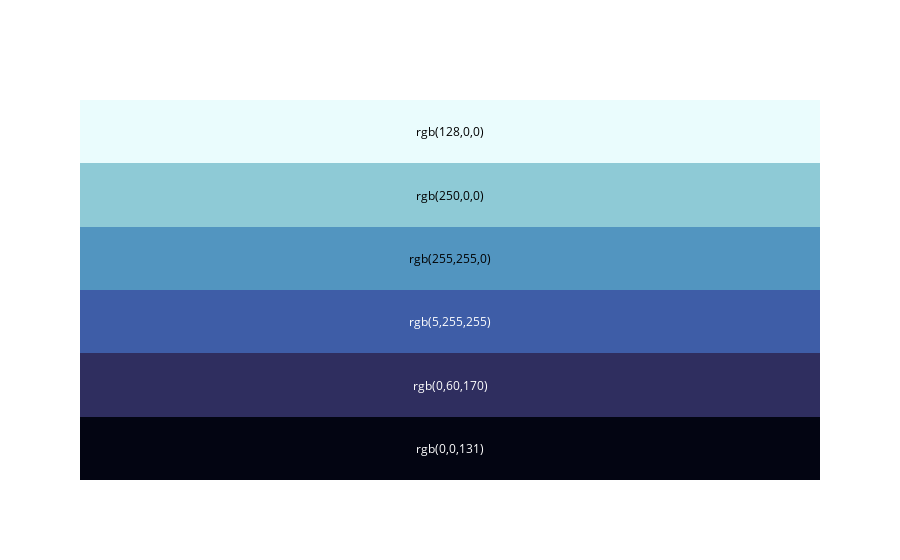

The cell this chart's notebook holds for it:
### Code cell
import plotly.express as px
import plotly.figure_factory as ff

# Criando um gráfico para visualizar a paleta de cores "Jet"
fig = ff.create_annotated_heatmap(
    z=[[i] for i in range(len(px.colors.sequential.Jet))],
    annotation_text=[[color] for color in px.colors.sequential.Jet],
    colorscale="ice",
    showscale=False
)

fig.show()

### Figure 1 — Plotly figure (JSON) as saved in the notebook; plotly's stock layout.template omitted (floating-point values rounded to 4 significant figures)
{"data": [{"colorscale": [[0, "rgb(3, 5, 18)"], [0.09091, "rgb(25, 25, 51)"], [0.1818, "rgb(44, 42, 87)"], [0.2727, "rgb(58, 60, 125)"], [0.3636, "rgb(62, 83, 160)"], [0.4545, "rgb(62, 109, 178)"], [0.5455, "rgb(72, 134, 187)"], [0.6364, "rgb(89, 159, 196)"], [0.7273, "rgb(114, 184, 205)"], [0.8182, "rgb(149, 207, 216)"], [0.9091, "rgb(192, 229, 232)"], [1, "rgb(234, 252, 253)"]], "reversescale": false, "showscale": false, "type": "heatmap", "z": [[0], [1], [2], [3], [4], [5]]}], "layout": {"annotations": [{"font": {"color": "#FFFFFF"}, "showarrow": false, "text": "rgb(0,0,131)", "x": 0, "xref": "x", "y": 0, "yref": "y"}, {"font": {"color": "#FFFFFF"}, "showarrow": false, "text": "rgb(0,60,170)", "x": 0, "xref": "x", "y": 1, "yref": "y"}, {"font": {"color": "#FFFFFF"}, "showarrow": false, "text": "rgb(5,255,255)", "x": 0, "xref": "x", "y": 2, "yref": "y"}, {"font": {"color": "#000000"}, "showarrow": false, "text": "rgb(255,255,0)", "x": 0, "xref": "x", "y": 3, "yref": "y"}, {"font": {"color": "#000000"}, "showarrow": false, "text": "rgb(250,0,0)", "x": 0, "xref": "x", "y": 4, "yref": "y"}, {"font": {"color": "#000000"}, "showarrow": false, "text": "rgb(128,0,0)", "x": 0, "xref": "x", "y": 5, "yref": "y"}], "xaxis": {"gridcolor": "rgb(0, 0, 0)", "showticklabels": false, "side": "top", "ticks": ""}, "yaxis": {"showticklabels": false, "ticks": "", "ticksuffix": "  "}}}
